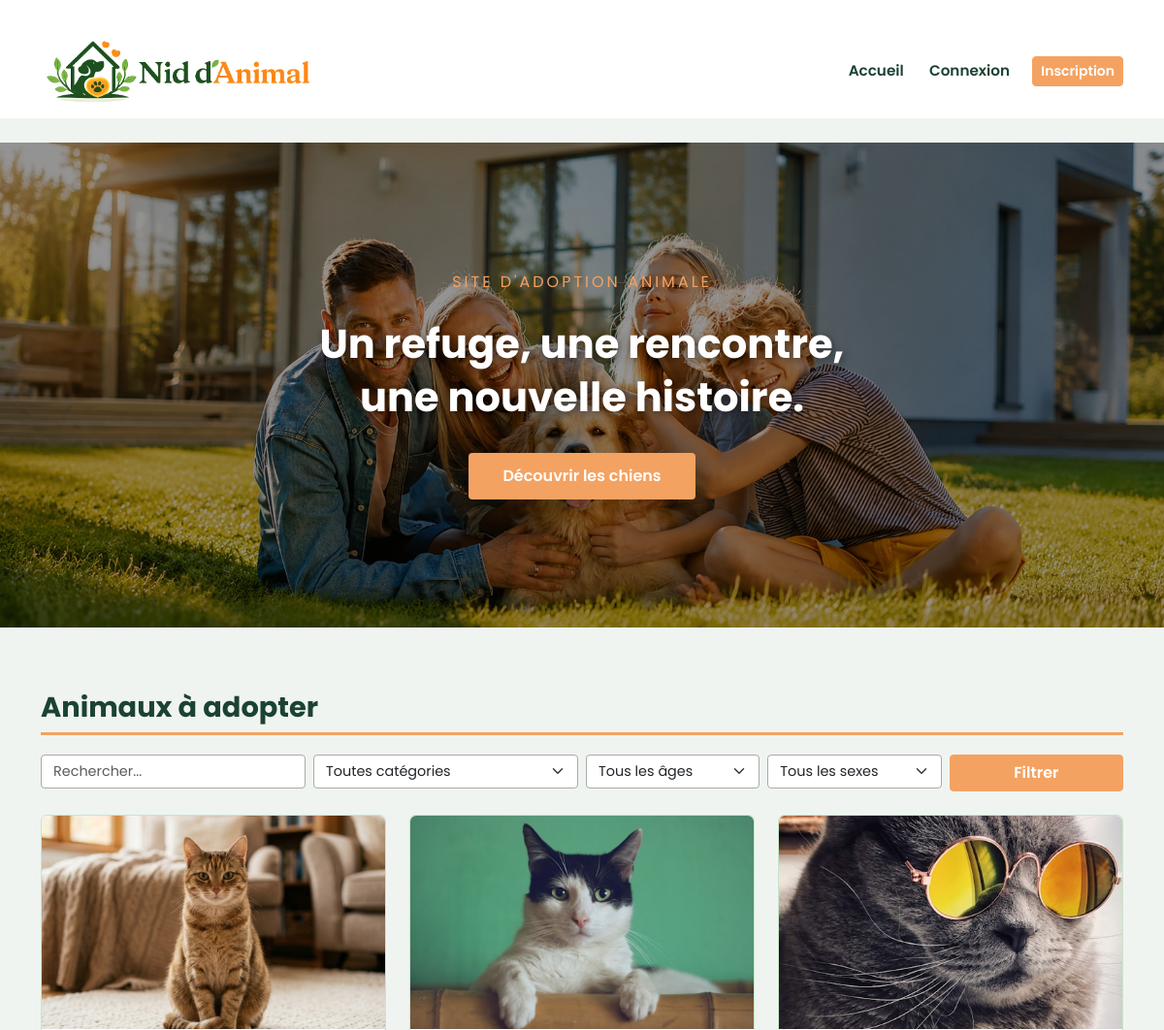
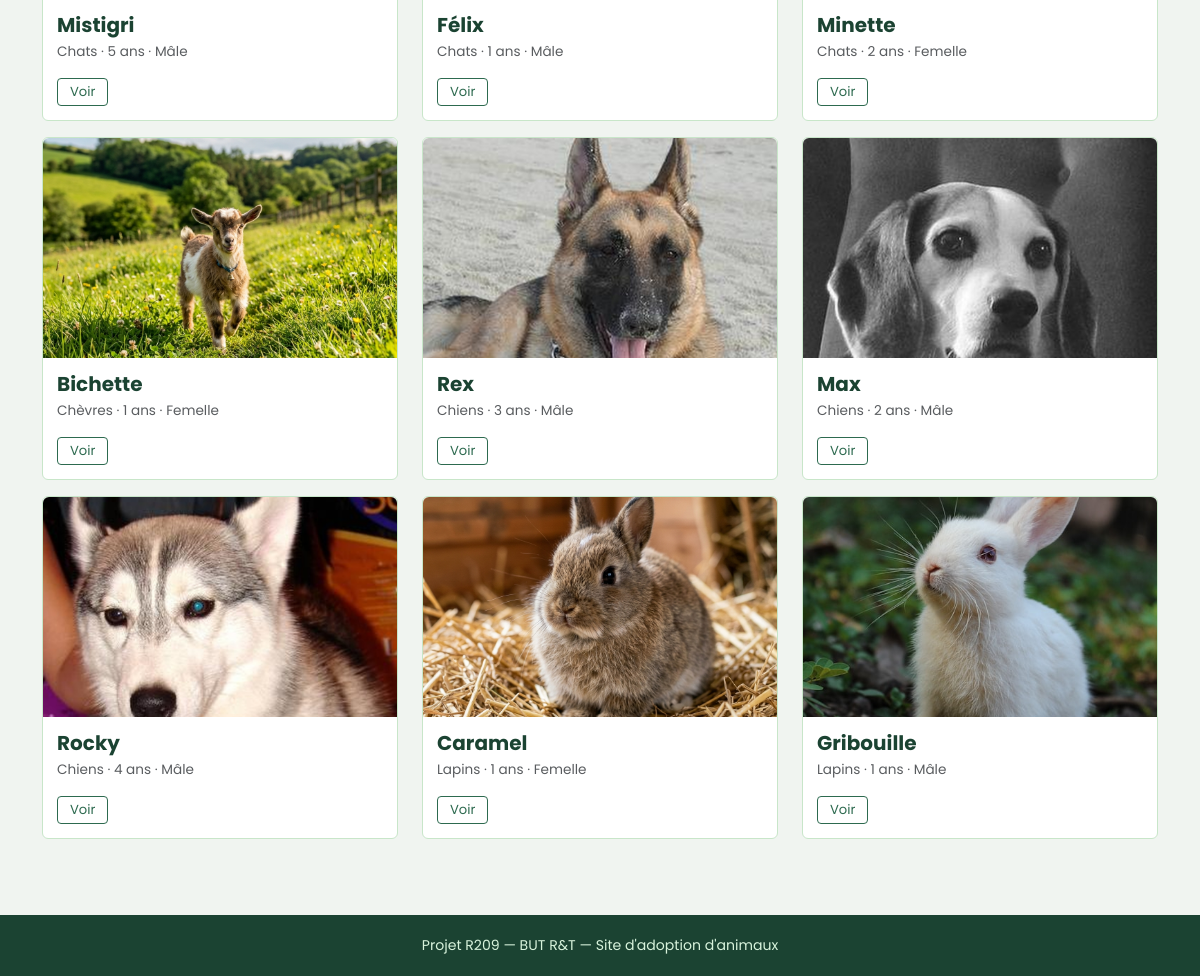
The page / on the database its author committed (2 pictures, top to bottom).
### tables this page shows
CREATE TABLE animaux (
    id INT AUTO_INCREMENT PRIMARY KEY,
    nom VARCHAR(100) NOT NULL,
    categorie_id INT NOT NULL,
    description TEXT NOT NULL,
    age INT NOT NULL,
    sexe ENUM('M', 'F') NOT NULL DEFAULT 'M',
    statut ENUM('disponible', 'en_cours', 'adopte') NOT NULL DEFAULT 'disponible',
    photo VARCHAR(100) DEFAULT NULL,
    proprietaire_id INT NOT NULL,
    FOREIGN KEY (categorie_id) REFERENCES categories(id) ON DELETE RESTRICT ON UPDATE CASCADE,
    FOREIGN KEY (proprietaire_id) REFERENCES utilisateurs(id) ON DELETE CASCADE ON UPDATE CASCADE
);

CREATE TABLE categories (
    id INT AUTO_INCREMENT PRIMARY KEY,
    nom VARCHAR(50) NOT NULL UNIQUE
);

### index.php (the view, shortened to what this page needs)
<?php
require 'config.php';
$recherche = $_GET['q'] ?? '';
$sql = "SELECT a.*, c.nom AS cat_nom
        FROM animaux a
        JOIN categories c ON c.id = a.categorie_id
        WHERE a.statut = 'disponible'";
$params = [];
$stmt = $pdo->prepare($sql);
$stmt->execute($params);
$animaux = $stmt->fetchAll();
include 'header.php';
?>
</div>
<div class="hero-section">
    <div class="hero-overlay"></div>
    <div class="hero-contenu">
        <p class="hero-sous-titre">Site d'adoption animale</p>
        <h2 class="hero-slogan">Un refuge, une rencontre,<br>une nouvelle histoire.</h2>
        <a href="#animaux" class="btn hero-btn">Découvrir les chiens</a>
    </div>
</div>
<div class="container">
<div id="animaux" style="padding-top: 40px;">
    <h1>Animaux à adopter</h1>
    <form method="get" class="row g-2 mb-4">
        <div class="col-md-3">
            <input type="text" name="q" class="form-control" placeholder="Rechercher..." value="<?= htmlspecialchars($recherche) ?>">
        </div>
        <div class="col-md-3">
            <select name="categorie" class="form-select">
                <option value="">Toutes catégories</option>
            </select>
        </div>
        <div class="col-md-2">
            <select name="age" class="form-select">
                <option value="">Tous les âges</option>
            </select>
        </div>
        <div class="col-md-2">
            <select name="sexe" class="form-select">
                <option value="">Tous les sexes</option>
            </select>
        </div>
        <div class="col-md-2">
            <button type="submit" class="btn btn-primary w-100">Filtrer</button>
        </div>
    </form>
    <div class="row">
    <?php foreach ($animaux as $a): ?>
        <div class="col-md-4 mb-3">
            <div class="card">
                <?php if ($a['photo']): ?>
                    <img src="images/<?= htmlspecialchars($a['photo']) ?>" class="card-img-top" alt="<?= htmlspecialchars($a['nom']) ?>">
                <?php endif; ?>
                <div class="card-body">
                    <h5><?= htmlspecialchars($a['nom']) ?></h5>
                    <p class="text-muted"><?= htmlspecialchars($a['cat_nom']) ?> · <?= $a['age'] ?> ans · <?= $a['sexe'] == 'M' ? 'Mâle' : 'Femelle' ?></p>
                    <a href="animal.php?id=<?= $a['id'] ?>" class="btn btn-sm btn-outline-primary">Voir</a>
                </div>
            </div>
        </div>
    <?php endforeach; ?>
    </div>
</div>
<?php include 'footer.php'; ?>

### header.php (shortened to what this page needs)
<!DOCTYPE html>
<html lang="fr">
<head>
<link rel="stylesheet" href="https://cdn.jsdelivr.net/npm/bootstrap@5.3.0/dist/css/bootstrap.min.css">
<link rel="stylesheet" href="style.css">
</head>
<body>
<nav class="navbar navbar-expand-lg">
    <div class="container">
        <a class="navbar-brand" href="index.php">
            <img src="images/logo.png" alt="Nid d'Animal" class="logo-nav">
        </a>
        <div>
            <a href="index.php" class="btn btn-link">Accueil</a>
            <?php if (isset($_SESSION['user_id'])): ?>
                <?php if ($_SESSION['role'] === 'client'): ?>
                    <a href="proposer.php" class="btn btn-link">Proposer</a>
                    <a href="profil.php" class="btn btn-link">Profil</a>
                <?php endif; ?>
                <?php if ($_SESSION['role'] === 'gestionnaire'): ?>
                    <a href="gestionnaire.php" class="btn btn-link">Demandes</a>
                <?php endif; ?>
                <?php if ($_SESSION['role'] === 'admin'): ?>
                    <a href="admin.php" class="btn btn-link">Admin</a>
                <?php endif; ?>
                <span class="texte-bonjour">Bonjour <?= htmlspecialchars($_SESSION['nom']) ?></span>
                <a href="deconnexion.php" class="btn btn-link">Déconnexion</a>
            <?php else: ?>
                <a href="connexion.php" class="btn btn-link">Connexion</a>
                <a href="inscription.php" class="btn btn-primary btn-sm ms-2">Inscription</a>
            <?php endif; ?>
        </div>
    </div>
</nav>
<div class="container">

### footer.php
</div>
<footer>
    Projet R209 &mdash; BUT R&amp;T &mdash; Site d'adoption d'animaux
</footer>
</body>
</html>

### style.css (style rules this page uses)
html { scroll-behavior: smooth; }
body { background-color: #f0f4f0; font-family: 'Poppins', sans-serif; color: #222222; }
.hero-section { position: relative; width: 100%; height: 500px; background-image: url('images/hero.jpg'); background-size: cover; background-position: center center; background-repeat: no-repeat; display: flex; align-items: center; justify-content: center; text-align: center; margin-top: 0; }
.hero-overlay { position: absolute; top: 0; left: 0; width: 100%; height: 100%; background-color: rgba(0, 0, 0, 0.42); }
.hero-contenu { position: relative; z-index: 2; color: #ffffff; padding: 20px; }
.hero-sous-titre { font-size: 1rem; font-weight: 400; letter-spacing: 3px; text-transform: uppercase; color: #f4a261; margin-bottom: 16px; }
.hero-slogan { font-size: 2.6rem; font-weight: 700; color: #ffffff; line-height: 1.3; margin-bottom: 30px; text-shadow: 1px 2px 8px rgba(0,0,0,0.5); }
.hero-btn { background-color: #f4a261; color: #ffffff; font-weight: 600; font-size: 1rem; padding: 12px 35px; border-radius: 4px; border: none; text-decoration: none; }
.container { padding-top: 25px; }
.navbar { background-color: #ffffff; padding: 6px 0; margin-bottom: 0; box-shadow: none; }
.logo-nav { height: 75px; width: auto; display: block; }
.navbar a.btn-link { color: #1b4332; text-decoration: none; font-size: 0.95rem; font-weight: 600; padding: 5px 10px; }
h1 { color: #1b4332; font-size: 1.8rem; font-weight: 700; margin-bottom: 20px; padding-bottom: 8px; border-bottom: 3px solid #f4a261; }
h2 { color: #2d6a4f; font-size: 1.3rem; font-weight: 600; margin-top: 25px; }
.card { background-color: #ffffff; border: 1px solid #c8e6c9; border-radius: 6px; }
.card-body { padding: 14px; }
.card h5 { font-weight: 700; color: #1b4332; margin-bottom: 5px; }
.card p.text-muted { font-size: 0.85rem; color: #666666; }
.card img { width: 100%; height: 220px; object-fit: cover; object-position: center; border-radius: 6px 6px 0 0; display: block; }
.btn-primary { background-color: #f4a261; border-color: #f4a261; color: #ffffff; font-weight: 600; border-radius: 4px; }
.btn-sm.btn-outline-primary { border-color: #2d6a4f; color: #2d6a4f; font-size: 0.82rem; border-radius: 4px; padding: 3px 12px; }
.form-control { border: 1px solid #aaaaaa; border-radius: 4px; font-family: 'Poppins', sans-serif; font-size: 0.9rem; }
.form-select { border: 1px solid #aaaaaa; border-radius: 4px; font-family: 'Poppins', sans-serif; font-size: 0.9rem; }
footer { margin-top: 60px; padding: 20px; text-align: center; background-color: #1b4332; color: #d8f3dc; font-size: 0.88rem; }

### rows shown on the page
animaux: photo (picture), nom "Mistigri", categorie.nom "Chats", age "5", sexe "Mâle"
animaux: photo (picture), nom "Félix", categorie.nom "Chats", age "1", sexe "Mâle"
animaux: photo (picture), nom "Minette", categorie.nom "Chats", age "2", sexe "Femelle"
animaux: photo (picture), nom "Bichette", categorie.nom "Chèvres", age "1", sexe "Femelle"
animaux: photo (picture), nom "Rex", categorie.nom "Chiens", age "3", sexe "Mâle"
animaux: photo (picture), nom "Max", categorie.nom "Chiens", age "2", sexe "Mâle"
animaux: photo (picture), nom "Rocky", categorie.nom "Chiens", age "4", sexe "Mâle"
animaux: photo (picture), nom "Caramel", categorie.nom "Lapins", age "1", sexe "Femelle"
animaux: photo (picture), nom "Gribouille", categorie.nom "Lapins", age "1", sexe "Mâle"
